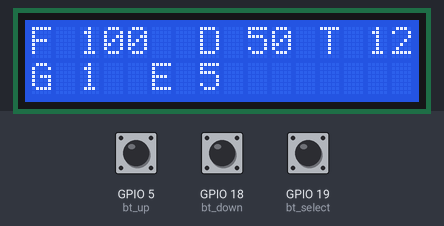
Simulated run of this sketch. Board: ESP32. On the bench: 16×2 character LCD. The test bench sets the inputs (shaded band); at power-on: GPIO 5 (bt_up) HIGH, GPIO 19 (bt_select) HIGH, GPIO 18 (bt_down) HIGH. What the sketch prints to the serial monitor is not drawn.

Above: at 9.1 s.
9.2 s: GPIO 5 (bt_up) pulled LOW for 3.2 s
At 13.2 s:
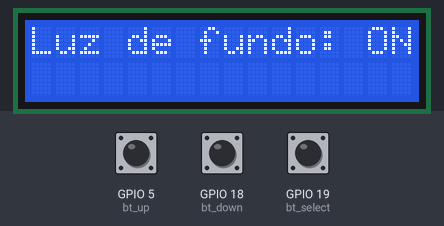
13.9 s: GPIO 19 (bt_select) pulled LOW for 0.15 s
At 14.45 s:
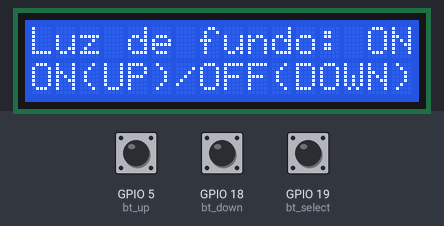
16.0 s: GPIO 18 (bt_down) pulled LOW for 0.15 s
At 16.6 s:
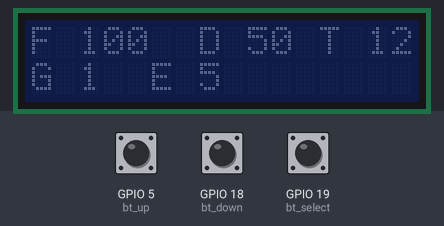
17.6 s: GPIO 5 (bt_up) pulled LOW for 0.15 s
At 18.5 s:
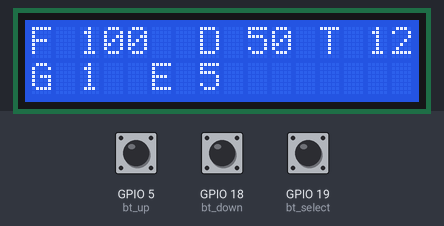
19.2 s: GPIO 18 (bt_down) pulled LOW for 1 s
At 20.3 s:
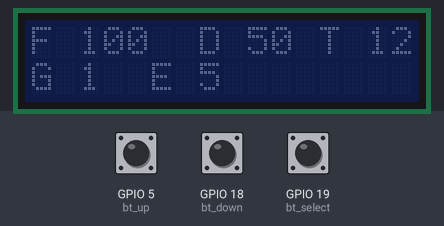
21.7 s: GPIO 18 (bt_down) driven LOW and GPIO 19 (bt_select) driven LOW
At 22.87 s:
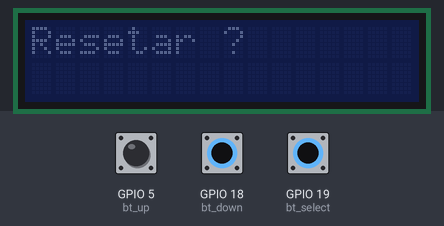
Timing chart, 0 to 24.7 s (numbered marks = the images above; inputs shaded):
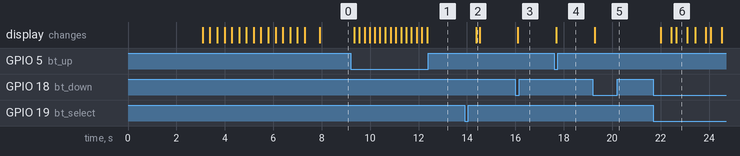

Measured:
- after the input at 9.2 s, the display: first changes after 0.14 s (image 1 shows a later state)
- after the input at 13.9 s, the display: changes after 0.49 s (image 2)
- after the input at 16.0 s, the display: changes after 0.10 s (image 3)
- after the input at 17.6 s, the display: changes after 0.09 s (image 4)
- after the input at 19.2 s, the display: changes after 0.07 s (image 5)
- after the input at 21.7 s, the display: first changes after 0.30 s (image 6 shows a later state)
- what the display in image 6 shows lasts 0.5 s, from 22.6 s to 23.1 s

The sketch:

main.ino
```cpp
#include <LiquidCrystal_I2C.h>
#include <Wire.h>

const byte bt_up = 5;
const byte bt_down = 18;
const byte bt_select = 19;

LiquidCrystal_I2C lcd(0x27, 16, 2);
int freq = 100;
byte duty = 50, tensao = 12, ganho = 1, tempo = 5, exitacao = 5, tela = 1;
bool reset = LOW, status_backlight = HIGH;

void tela_inicializacao() {
  lcd.clear();
  freq = 100;
  duty = 50, tensao = 12, ganho = 1, tempo = 5, exitacao = 5, tela = 1;
  lcd.setCursor(0, 0);
  lcd.print("PECT - SYSTEM");
  lcd.setCursor(10, 1);
  lcd.print("V 1.0");
  delay(3000);
  for (byte i = 0; i <= 15; i++) {
    lcd.scrollDisplayLeft();
    delay(300);
  }
  Serial.println(tela);
  tela_inicial();
}
void tela_inicial() {
  lcd.clear();
  lcd.setCursor(0, 0);
  lcd.print("F ");
  lcd.setCursor(2, 0);
  lcd.print(freq);
  // ##################
  lcd.setCursor(7, 0);
  lcd.print("D ");
  lcd.setCursor(9, 0);
  lcd.print(duty);
  // ##################
  /*
    lcd.setCursor(12, 0);
    lcd.print("T ");
    lcd.setCursor(14, 0);
    lcd.print(tempo);
  */
  // ##################
  lcd.setCursor(12, 0);
  lcd.print("T ");
  lcd.setCursor(14, 0);
  lcd.print(tensao);
  // ##################
  lcd.setCursor(0, 1);
  lcd.print("G ");
  lcd.setCursor(2, 1);
  lcd.print(ganho);
  // ##################
  lcd.setCursor(5, 1);
  lcd.print("E ");
  lcd.setCursor(7, 1);
  lcd.print(exitacao);
  // ##################
}
void tela_freq() {
  lcd.setCursor(0, 0);
  lcd.print("Freq ");
  lcd.setCursor(5, 0);
  lcd.print(freq);
}
void tela_duty() {
  lcd.setCursor(0, 0);
  lcd.print("Duty Cicle ");
  lcd.setCursor(12, 0);
  lcd.print(duty);
}
void tela_tensao() {
  lcd.setCursor(0, 0);
  lcd.print("Tensao ");
  lcd.setCursor(8, 0);
  lcd.print(tensao);
}
void tela_ganho() {
  lcd.setCursor(0, 0);
  lcd.print("Ganho ");
  lcd.setCursor(7, 0);
  lcd.print(ganho);
}
void tela_exitacao() {
  lcd.setCursor(0, 0);
  lcd.print("Exitacao ");
  lcd.setCursor(10, 0);
  lcd.print(exitacao);
}
void tela_reset() {
  lcd.setCursor(0, 0);
  lcd.print("Resetar ?");
}
void tela_backlight(){
  lcd.setCursor(0, 0);
  if (status_backlight){
  lcd.print("Luz de fundo: ON");
  }else{
    lcd.print("Luz de fundo: OFF");
  }
}
void trocar_tela() {
  switch (tela) {
    case 1: // tela inicial
      lcd.clear();
      tela_inicial();
      break;
    case 2: // alterar freq
      lcd.clear();
      tela_freq();
      break;
    case 3: // alterar duty
      lcd.clear();
      tela_duty();
      break;
    case 4: // alterar tensao
      lcd.clear();
      tela_tensao();
      break;
    case 5: // alterar ganho
      lcd.clear();
      tela_ganho();
      break;
    case 6: // alterar exitacao
      lcd.clear();
      tela_exitacao();
      break;
    case 7: // alterar reset
      lcd.clear();
      tela_reset();
      break;
    case 8: // alterar backlight
      lcd.clear();
      tela_backlight();
      break;
  }
}
void entrar_tela() {
  switch (tela) {
    case 1: // tela inicial
      lcd.clear();
      tela = 1;
      tela_inicial();
      break;
    case 2: // alterar freq
      lcd.clear();
      tela_freq();
      while (digitalRead(bt_select) == HIGH) {
        if (digitalRead(bt_up) == LOW) {
          if ( freq >= 1000) {
            freq = 0;
          } else {
            freq = freq + 10;
          }
          delay(100);
          lcd.clear();
          tela_freq();
        }
        if (digitalRead(bt_down) == LOW) {
          if ( freq <= 0) {
            freq = 1000;
          } else {
            freq = freq - 10;
          }
          delay(100);
          lcd.clear();
          tela_freq();
        }
      }
      tela = 1;
      tela_inicial();
      delay(100);
      break;
    case 3: // alterar duty
      lcd.clear();
      tela_duty();
      while (digitalRead(bt_select) == HIGH) {
        if (digitalRead(bt_up) == LOW) {
          if ( duty == 99) {
            duty = 1;
          } else {
            duty++;
          }
          delay(100);
          lcd.clear();
          tela_duty();
        }
        if (digitalRead(bt_down) == LOW) {
          if ( duty == 1) {
            duty = 99;
          } else {
            duty--;
          }
          delay(100);
          lcd.clear();
          tela_duty();
        }
      }
      tela = 1;
      tela_inicial();
      delay(100);
      break;
    case 4: // alterar tensao
      lcd.clear();
      tela_tensao();
      while (digitalRead(bt_select) == HIGH) {
        if (digitalRead(bt_up) == LOW) {
          if ( tensao == 30) {
            tensao = 12;
          } else {
            tensao++;
          }
          delay(100);
          lcd.clear();
          tela_tensao();
        }
        if (digitalRead(bt_down) == LOW) {
          if ( tensao == 12) {
            tensao = 30;
          } else {
            tensao--;
          }
          delay(100);
          lcd.clear();
          tela_tensao();
        }
      }
      tela = 1;
      tela_inicial();
      delay(100);
      break;
    case 5: // alterar ganho
      lcd.clear();
      tela_ganho();
      while (digitalRead(bt_select)) {
        if (digitalRead(bt_up) == LOW) {
          if ( ganho == 5) {
            ganho = 1;
          } else {
            ganho++;
          }
          delay(100);
          lcd.clear();
          tela_ganho();
        }
        if (digitalRead(bt_down) == LOW) {
          if ( ganho == 1) {
            ganho = 5;
          } else {
            ganho--;
          }
          delay(100);
          lcd.clear();
          tela_ganho();
        }
      }
      tela = 1;
      tela_inicial();
      delay(100);
      break;
    case 6: // alterar exitacao
      lcd.clear();
      tela_exitacao();
      while (digitalRead(bt_select) == HIGH) {
        if (digitalRead(bt_up) == LOW) {
          if ( exitacao == 10) {
            exitacao = 0;
          } else {
            exitacao++;
          }
          delay(100);
          lcd.clear();
          tela_exitacao();
        }
        if (digitalRead(bt_down) == LOW) {
          if ( exitacao == 0) {
            exitacao = 10;
          } else {
            exitacao--;
          }
          delay(100);
          lcd.clear();
          tela_exitacao();
        }
      }
      tela = 1;
      tela_inicial();
      delay(100);
      break;
    case 7: // alterar reset
      lcd.clear();
      tela_reset();
      lcd.setCursor(0, 1);
      lcd.print("S(UP)/N(DOWN)");
      reset = LOW;
      while (reset == LOW) {
        if (digitalRead(bt_up) == LOW) {
          tela_inicializacao();
          reset = HIGH;
        }
        if (digitalRead(bt_down) == LOW) {
          tela = 1;
          lcd.clear();
          tela_inicial();
          reset = HIGH;
        }
        delay(100);
      }
      break;
    case 8: // alterar backlight
      lcd.clear();
      tela_backlight();
      lcd.setCursor(0, 1);
      lcd.print("ON(UP)/OFF(DOWN)");
      while (digitalRead(bt_select) == HIGH) {
        if (digitalRead(bt_up) == LOW) {
          lcd.backlight();
          status_backlight = HIGH;
        }
        if (digitalRead(bt_down) == LOW) {
          lcd.noBacklight();
          status_backlight = LOW;
        }
        delay(100);
        tela = 1;
        lcd.clear();
        tela_inicial();
      }
      break;
  }
}

void setup() {
  Serial.begin(115200);
  lcd.init();
  lcd.backlight();

  tela_inicializacao();
  pinMode(bt_up, INPUT_PULLUP);
  pinMode(bt_down, INPUT_PULLUP);
  pinMode(bt_select, INPUT_PULLUP);
}

void loop() {
  if (digitalRead(bt_up) == LOW) { // UP
    Serial.println("UP");
    if ( tela == 8) {
      tela = 1;
    } else {
      tela++;
    }
    delay(100);
    Serial.println(tela);
    trocar_tela();
  }

  if (digitalRead(bt_down) == LOW) { // DOWN
    Serial.println("DOWN");
    if ( tela == 1) {
      tela = 8;
    } else {
      tela--;
    }
    delay(100);
    Serial.println(tela);
    trocar_tela();
  }

  if (digitalRead(bt_select) == LOW) { // OK
    Serial.println("Entrando");
    delay(400);
    entrar_tela();
  }

  delay(100);
}
```
